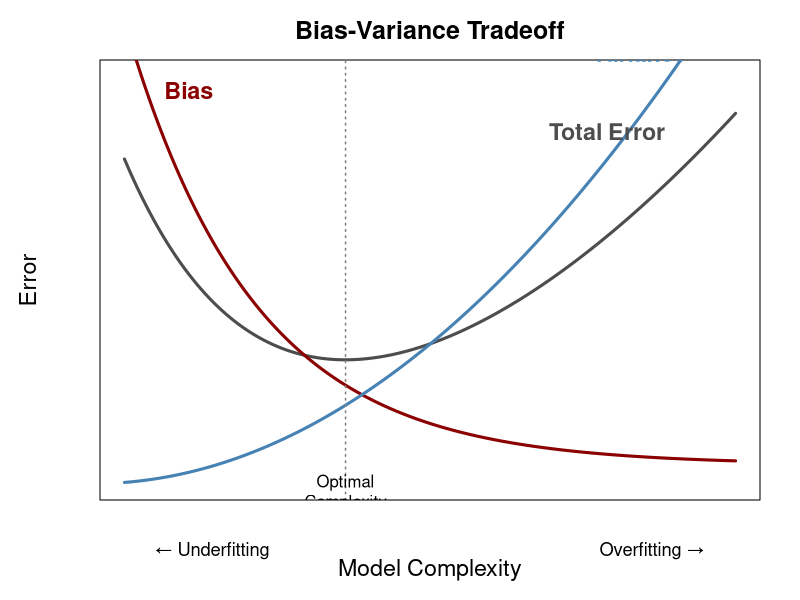
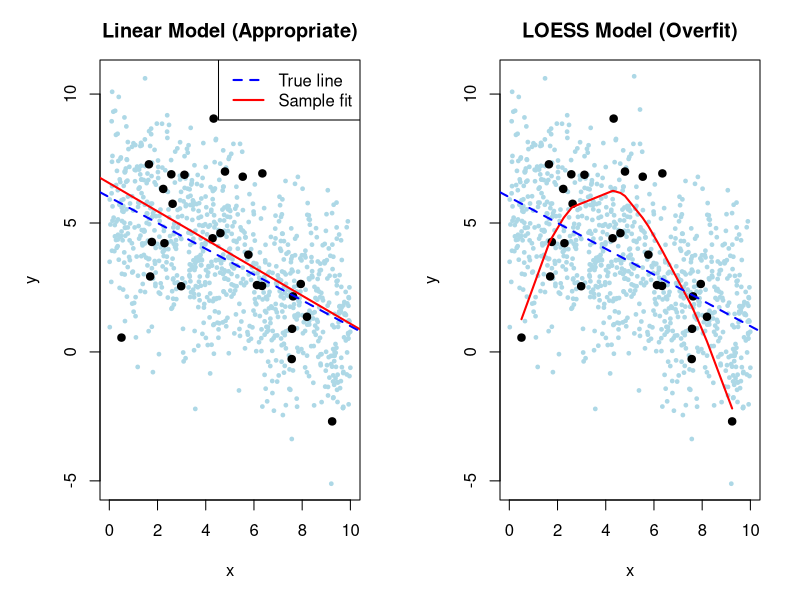
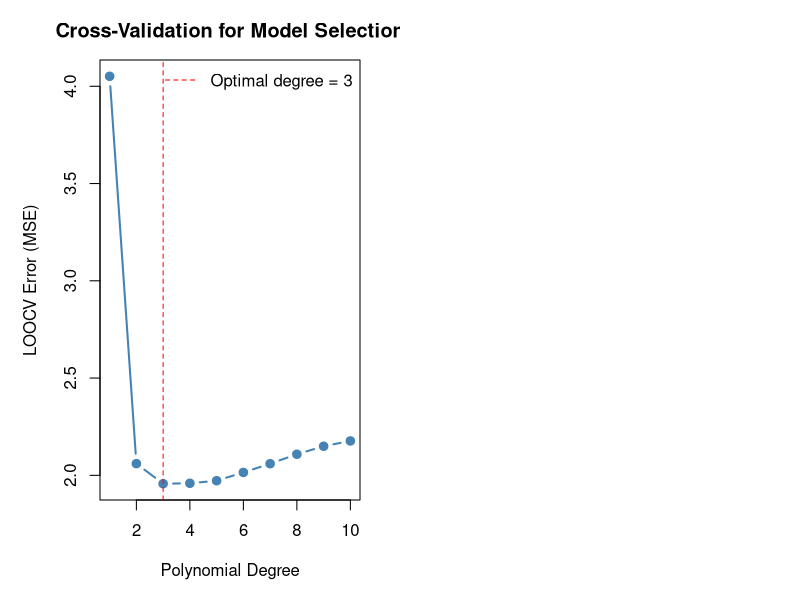
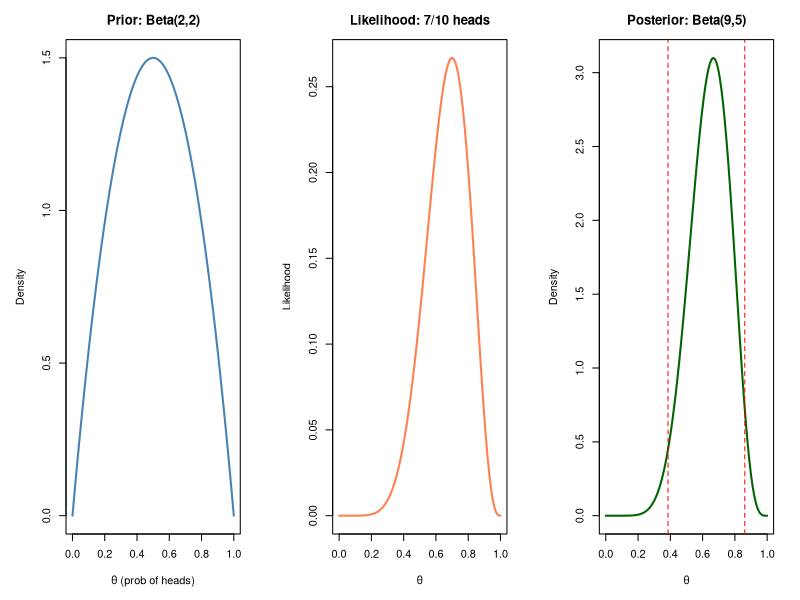
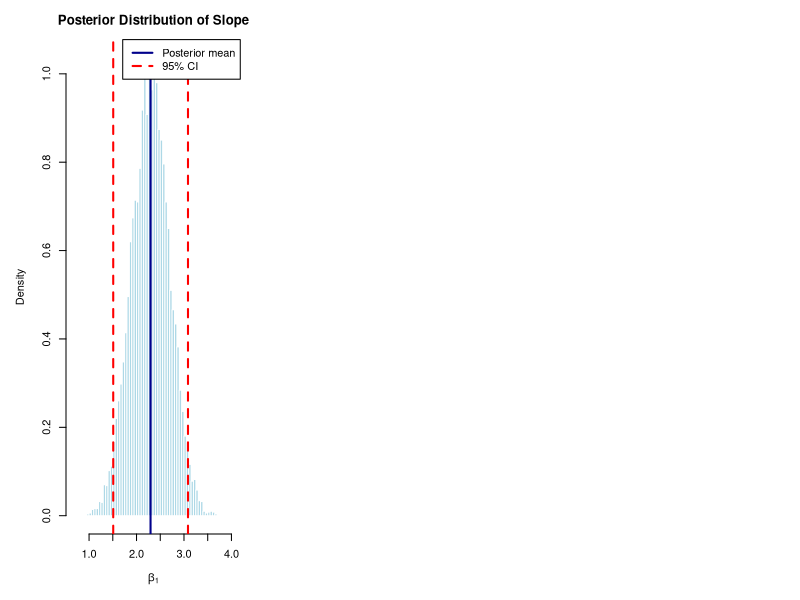
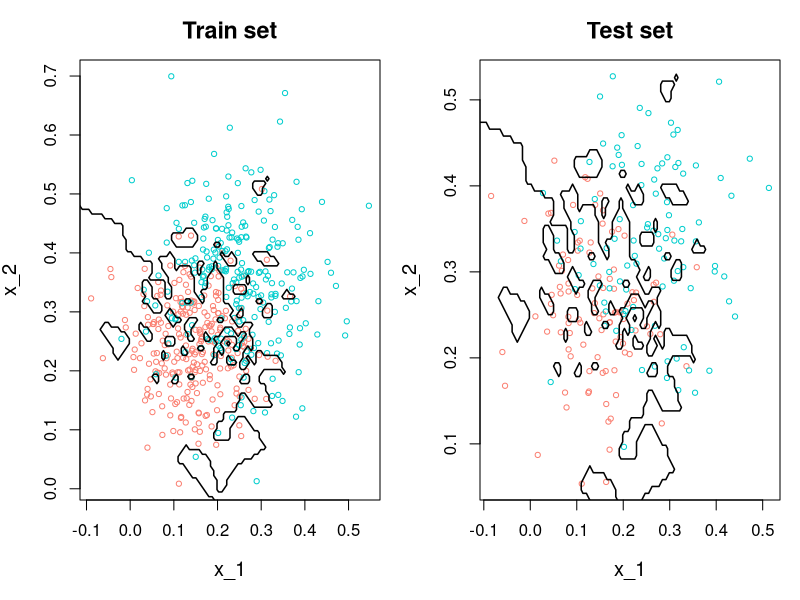
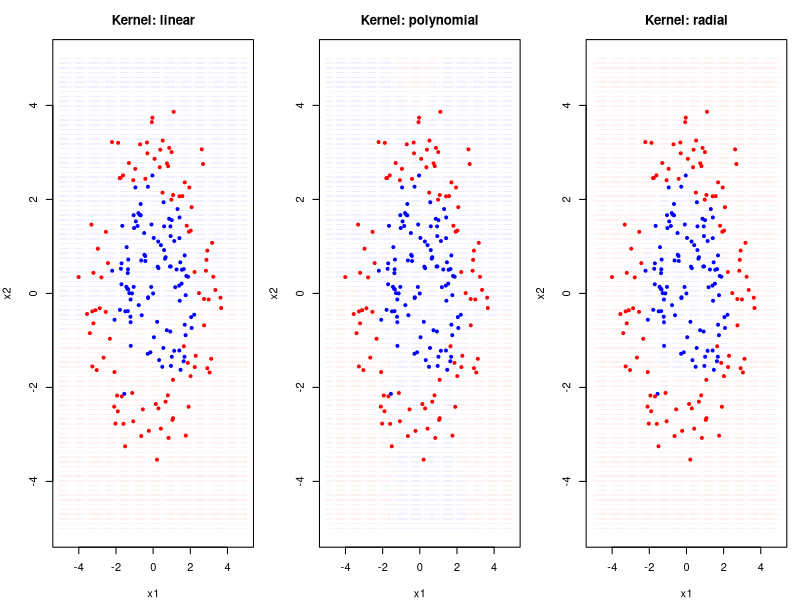
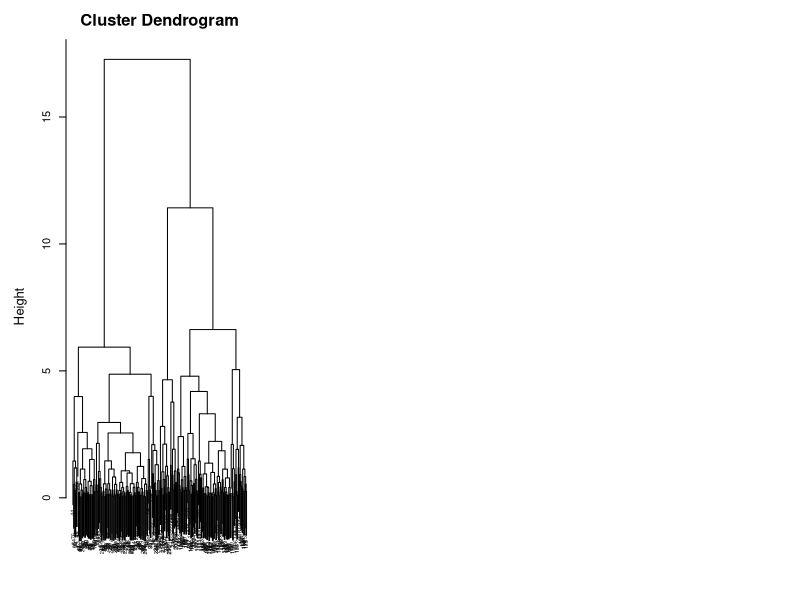

Write R code to recreate these figures, in order.
## ---- chunk 1
#| label: setup
#| include: false

# Core data manipulation and visualization
library(tidyverse)
library(knitr)
library(readxl)

# Statistical analysis packages
library(MASS)        # LDA, robust regression
library(pwr)         # Power analysis
library(boot)        # Bootstrap methods
library(car)         # Companion to Applied Regression
library(nlme)        # Mixed effects models
library(broom)       # Tidy model output
library(emmeans)     # Estimated marginal means
library(e1071)       # SVM

# Set consistent theme for all plots
theme_set(theme_minimal(base_size = 14))

# Set seed for reproducibility
set.seed(2026)
## ---- chunk 2
#| echo: false
#| eval: true
#| fig-width: 9
#| fig-height: 6

par(mar = c(5, 5, 3, 2))

# Model complexity axis
x <- seq(0.5, 10, length.out = 200)

# Bias decreases with complexity
bias <- 3 * exp(-0.5 * x) + 0.1

# Variance increases with complexity
variance <- 0.05 * x^2

# Total error = bias^2 + variance + irreducible
irreducible <- 0.3
total <- bias^2 + variance + irreducible

# Scale for visualization
bias_plot <- bias * 1.5
var_plot <- variance * 0.8
total_plot <- (bias_plot + var_plot) * 0.7

plot(x, total_plot, type = "l", lwd = 3, col = "gray30",
     xlab = "Model Complexity", ylab = "Error",
     main = "Bias-Variance Tradeoff",
     ylim = c(0, max(total_plot) * 1.1),
     xaxt = "n", yaxt = "n",
     cex.lab = 1.4, cex.main = 1.5)

lines(x, bias_plot, lwd = 3, col = "darkred")
lines(x, var_plot, lwd = 3, col = "steelblue")

# Find optimal
opt_idx <- which.min(total_plot)
abline(v = x[opt_idx], lty = 3, col = "gray50", lwd = 1.5)

# Labels
text(1.5, max(bias_plot) * 0.85, "Bias", col = "darkred", cex = 1.4, font = 2)
text(8.5, max(var_plot) * 0.85, "Variance", col = "steelblue", cex = 1.4, font = 2)
text(8, max(total_plot) * 0.95, "Total Error", col = "gray30", cex = 1.4, font = 2)
text(x[opt_idx], -max(total_plot) * 0.02, "Optimal\nComplexity",
     cex = 1.0, srt = 0, adj = 0.5)

# Arrows for underfitting / overfitting
mtext("← Underfitting", side = 1, line = 2, adj = 0.1, cex = 1.1)
mtext("Overfitting →", side = 1, line = 2, adj = 0.9, cex = 1.1)
## ---- chunk 3
#| label: overfit-demo-output
#| echo: false
#| eval: true
#| fig-width: 10
#| fig-height: 4

set.seed(1)
x_pop <- runif(1000, 0, 10)
y_pop <- 6 - 0.5 * x_pop + rnorm(1000, sd = 2)

set.seed(0)
idx <- sample(1000, 25)
x_samp <- x_pop[idx]; y_samp <- y_pop[idx]

par(mfrow = c(1, 2))

plot(x_pop, y_pop, col = "lightblue", pch = 19, cex = 0.5,
     main = "Linear Model (Appropriate)", xlab = "x", ylab = "y")
points(x_samp, y_samp, col = "black", pch = 19)
abline(lm(y_samp ~ x_samp), col = "red", lwd = 2)
abline(a = 6, b = -0.5, col = "blue", lwd = 2, lty = 2)
legend("topright", c("True line", "Sample fit"), col = c("blue", "red"), lty = c(2, 1), lwd = 2)

plot(x_pop, y_pop, col = "lightblue", pch = 19, cex = 0.5,
     main = "LOESS Model (Overfit)", xlab = "x", ylab = "y")
points(x_samp, y_samp, col = "black", pch = 19)
lines(sort(x_samp), predict(loess(y_samp ~ x_samp))[order(x_samp)], col = "red", lwd = 2)
abline(a = 6, b = -0.5, col = "blue", lwd = 2, lty = 2)
## ---- chunk 4
#| label: cv-example
#| echo: false
#| eval: true

library(boot)

set.seed(123)
n <- 100
x <- runif(n, 0, 2 * pi)
y <- sin(x) + rnorm(n, 0, 0.3)
data <- data.frame(x = x, y = y)

model <- glm(y ~ poly(x, 3), data = data)
cv_result <- cv.glm(data, model, K = 10)
cat("10-fold CV MSE:", round(cv_result$delta[1], 4))
## ---- chunk 5
#| label: cv-poly-output
#| echo: false
#| eval: true
#| fig-width: 9
#| fig-height: 5

set.seed(42)
n <- 80
x <- runif(n, 0, 6)
y <- 2 + 3*x - 0.5*x^2 + rnorm(n, 0, 1.5)
df <- data.frame(x, y)

cv_errors <- numeric(10)
for (d in 1:10) {
  cv_err <- 0
  for (i in 1:n) {
    fit <- lm(y ~ poly(x, d), data = df[-i, ])
    pred <- predict(fit, df[i, , drop = FALSE])
    cv_err <- cv_err + (df$y[i] - pred)^2
  }
  cv_errors[d] <- cv_err / n
}

plot(1:10, cv_errors, type = "b", pch = 19, col = "steelblue", lwd = 2,
     xlab = "Polynomial Degree", ylab = "LOOCV Error (MSE)",
     main = "Cross-Validation for Model Selection")
abline(v = which.min(cv_errors), lty = 2, col = "red")
legend("topright", paste("Optimal degree =", which.min(cv_errors)),
       col = "red", lty = 2, bty = "n")
## ---- chunk 6
#| label: bayes-coin-output
#| echo: false
#| eval: true
#| fig-width: 10
#| fig-height: 4

par(mfrow = c(1, 3))
theta <- seq(0, 1, length.out = 100)

plot(theta, dbeta(theta, 2, 2), type = "l", lwd = 2, col = "steelblue",
     main = "Prior: Beta(2,2)", xlab = "θ (prob of heads)", ylab = "Density")

plot(theta, dbinom(7, 10, theta), type = "l", lwd = 2, col = "coral",
     main = "Likelihood: 7/10 heads", xlab = "θ", ylab = "Likelihood")

plot(theta, dbeta(theta, 9, 5), type = "l", lwd = 2, col = "darkgreen",
     main = "Posterior: Beta(9,5)", xlab = "θ", ylab = "Density")
abline(v = qbeta(c(0.025, 0.975), 9, 5), lty = 2, col = "red")
## ---- chunk 7
#| echo: false
#| eval: true

posterior_mean <- 9 / (9 + 5)
credible_interval <- qbeta(c(0.025, 0.975), 9, 5)

cat("Posterior mean:", round(posterior_mean, 3), "\n")
cat("95% Credible Interval:", round(credible_interval, 3), "\n")
cat("\nInterpretation: There's a 95% probability the true\n")
cat("probability of heads is between", round(credible_interval[1], 2),
    "and", round(credible_interval[2], 2))
## ---- chunk 8
#| label: bayes-lm-output
#| echo: false
#| eval: true
#| fig-width: 9
#| fig-height: 4

set.seed(42)
beta1_samples <- rnorm(10000, mean = 2.3, sd = 0.4)

hist(beta1_samples, breaks = 50, col = "lightblue", border = "white",
     main = "Posterior Distribution of Slope",
     xlab = expression(beta[1]), probability = TRUE)
abline(v = quantile(beta1_samples, c(0.025, 0.975)), col = "red", lwd = 2, lty = 2)
abline(v = mean(beta1_samples), col = "darkblue", lwd = 2)
legend("topright", c("Posterior mean", "95% CI"),
       col = c("darkblue", "red"), lwd = 2, lty = c(1, 2))
## ---- chunk 9
#| echo: false
#| eval: true
#| fig-width: 10
#| fig-height: 5

library(class)

set.seed(42)
n_train <- 500
n_test <- 200

# Generate 2-class data with overlap
x1_train <- c(rnorm(n_train/2, 0.15, 0.08), rnorm(n_train/2, 0.25, 0.10))
x2_train <- c(rnorm(n_train/2, 0.25, 0.08), rnorm(n_train/2, 0.35, 0.10))
y_train <- factor(rep(c("A", "B"), each = n_train/2))

x1_test <- c(rnorm(n_test/2, 0.15, 0.08), rnorm(n_test/2, 0.25, 0.10))
x2_test <- c(rnorm(n_test/2, 0.25, 0.08), rnorm(n_test/2, 0.35, 0.10))
y_test <- factor(rep(c("A", "B"), each = n_test/2))

# KNN with k=1 (overfitting)
train_data <- data.frame(x1 = x1_train, x2 = x2_train)
test_data <- data.frame(x1 = x1_test, x2 = x2_test)

# Create grid for decision boundary
grid_x1 <- seq(min(c(x1_train, x1_test)) - 0.05, max(c(x1_train, x1_test)) + 0.05, length.out = 100)
grid_x2 <- seq(min(c(x2_train, x2_test)) - 0.05, max(c(x2_train, x2_test)) + 0.05, length.out = 100)
grid <- expand.grid(x1 = grid_x1, x2 = grid_x2)

pred_grid <- knn(train_data, grid, y_train, k = 1)

par(mfrow = c(1, 2), mar = c(5, 4, 3, 1))

# Train set
plot(x1_train, x2_train, col = ifelse(y_train == "A", "salmon", "cyan3"),
     pch = 1, cex = 0.7, xlab = "x_1", ylab = "x_2",
     main = "Train set", cex.main = 1.4, cex.lab = 1.2)
contour(grid_x1, grid_x2, matrix(as.numeric(pred_grid), 100, 100),
        levels = 1.5, add = TRUE, drawlabels = FALSE, lwd = 1.5)

# Test set
plot(x1_test, x2_test, col = ifelse(y_test == "A", "salmon", "cyan3"),
     pch = 1, cex = 0.7, xlab = "x_1", ylab = "x_2",
     main = "Test set", cex.main = 1.4, cex.lab = 1.2)
contour(grid_x1, grid_x2, matrix(as.numeric(pred_grid), 100, 100),
        levels = 1.5, add = TRUE, drawlabels = FALSE, lwd = 1.5)
## ---- chunk 10
#| label: svm-boundaries-output
#| echo: false
#| eval: true
#| fig-width: 10
#| fig-height: 4

library(e1071)
set.seed(42)
# Generate non-linearly separable data
n <- 200
r1 <- rnorm(n/2, 1.5, 0.5); t1 <- runif(n/2, 0, 2*pi)
r2 <- rnorm(n/2, 3, 0.5); t2 <- runif(n/2, 0, 2*pi)
svm_data <- data.frame(
  x1 = c(r1 * cos(t1), r2 * cos(t2)),
  x2 = c(r1 * sin(t1), r2 * sin(t2)),
  class = factor(rep(c("A", "B"), each = n/2))
)

grid <- expand.grid(
  x1 = seq(-5, 5, length.out = 100),
  x2 = seq(-5, 5, length.out = 100)
)

par(mfrow = c(1, 3), mar = c(4, 4, 3, 1))
for (kern in c("linear", "polynomial", "radial")) {
  fit <- svm(class ~ x1 + x2, data = svm_data, kernel = kern, cost = 10, gamma = 0.5)
  pred <- predict(fit, grid)
  plot(grid$x1, grid$x2, col = ifelse(pred == "A",
       rgb(0.7, 0.7, 1, 0.2), rgb(1, 0.7, 0.7, 0.2)),
       pch = 15, cex = 0.3, main = paste("Kernel:", kern),
       xlab = "x1", ylab = "x2")
  points(svm_data$x1, svm_data$x2,
         col = ifelse(svm_data$class == "A", "blue", "red"),
         pch = 19, cex = 0.6)
}
## ---- chunk 11
#| echo: false
#| eval: true
#| fig-width: 10
#| fig-height: 6

# Generate clustered data
set.seed(123)
n <- 100
x <- rbind(
  matrix(rnorm(n * 2, mean = 0, sd = 1), ncol = 2),
  matrix(rnorm(n * 2, mean = 4, sd = 1.2), ncol = 2),
  matrix(rnorm(n/2 * 2, mean = c(8, 0), sd = 1), ncol = 2)
)

# Hierarchical clustering with complete linkage
d <- dist(x)
hc <- hclust(d, method = "complete")

par(mar = c(2, 5, 3, 1))
plot(hc, main = "Cluster Dendrogram", xlab = "", sub = "",
     cex = 0.5, cex.main = 1.5, cex.lab = 1.2)
## ---- chunk 12
#| label: heatmap-output
#| echo: false
#| eval: true
#| fig-width: 8
#| fig-height: 6

# Heatmap of iris data
iris_mat <- as.matrix(iris[, 1:4])
rownames(iris_mat) <- paste0(substr(iris$Species, 1, 2), 1:150)
heatmap(iris_mat, scale = "column",
        col = hcl.colors(50, "RdYlBu"),
        main = "Clustered Heatmap: Iris Data",
        labRow = NA)
## ---- chunk 13
#| label: kmeans-output
#| echo: false
#| eval: true
#| fig-width: 10
#| fig-height: 4

iris_scaled <- scale(iris[, 1:4])
par(mfrow = c(1, 2))

# Elbow method
wss <- sapply(1:10, function(k) {
  kmeans(iris_scaled, k, nstart = 25)$tot.withinss
})
plot(1:10, wss, type = "b", pch = 19, col = "steelblue",
     xlab = "Number of Clusters (k)", ylab = "Total Within-Cluster SS",
     main = "Elbow Method")

# K-means with k = 3
km_fit <- kmeans(iris_scaled, 3, nstart = 25)
plot(iris$Petal.Length, iris$Petal.Width,
     col = c("steelblue", "coral", "forestgreen")[km_fit$cluster],
     pch = 19, xlab = "Petal Length", ylab = "Petal Width",
     main = "K-Means Clusters (k = 3)")
points(km_fit$centers[, 3:4] * attr(iris_scaled, "scaled:scale")[3:4] +
       attr(iris_scaled, "scaled:center")[3:4],
       pch = 8, cex = 2, lwd = 3)
